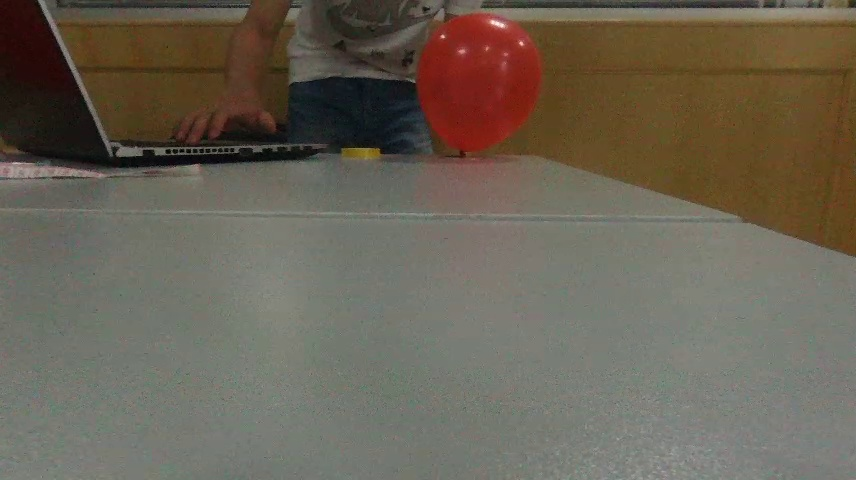
#> input picture src/1.jpg, 856 x 480 px
$ python find_ball.py   (Python 2 division)   (older library calls are emulated)
#> lines starting #> are read from the running program, lines starting #| are printed output that depends on the picture; after the words box and inside, x2 and y2 are one past the last pixel; in counts of white or black regions, pixels touching at a corner belong together; long printed decimals are rounded
#> further down, img is the input picture: shape (480, 856, 3); mean B, G, R 84.9, 98.4, 106.2
import numpy as np
import cv2

kernel = np.ones((9,9),np.uint8)
lower=np.array([0,50,46])
upper=np.array([5,250,255])
def find_ball(img):

    #img=cv2.bilateralFilter(img,1,25,60)
    img=cv2.GaussianBlur(img,(11,11),0)
    hsv=cv2.cvtColor(img,cv2.COLOR_BGR2HSV)
#> hsv: shape (480, 856, 3); mean H, S, V 33, 61.8, 108.2
    mask=cv2.inRange(hsv,lower,upper)
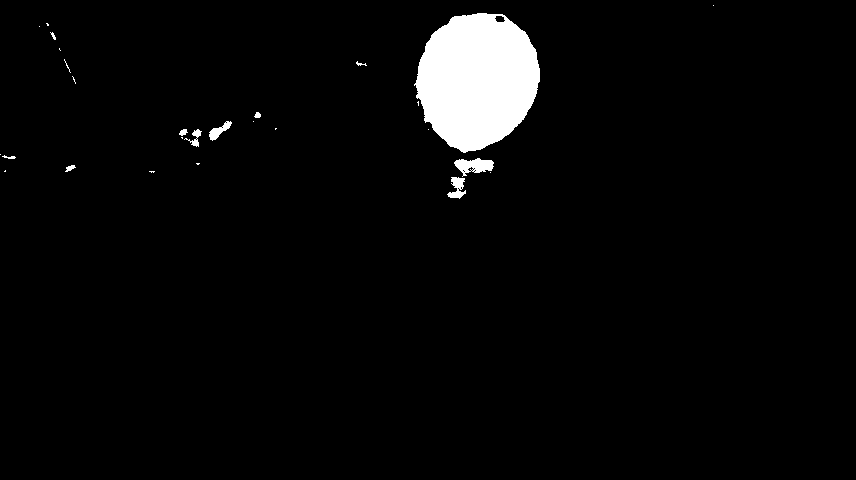
#> mask: shape (480, 856); 3.5% white; 27 white regions (16 under 20 px), largest, box (x1, y1, x2, y2) and area: (414, 13, 540, 153) 13070, (454, 158, 494, 177) 439, (447, 177, 466, 199) 231
    mask=cv2.erode(mask,kernel,iterations=2)
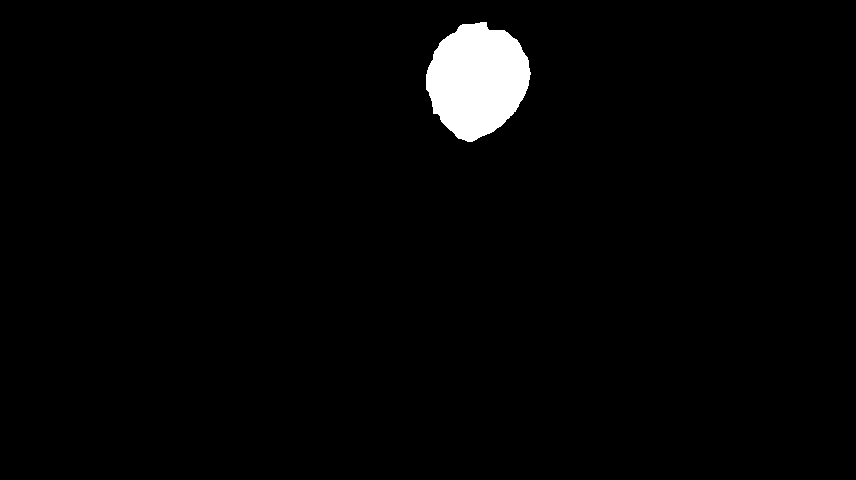
#> mask: shape (480, 856); 2.2% white; 1 white region, box (x1, y1, x2, y2) and area: (426, 22, 531, 142) 9068
    mask=cv2.dilate(mask,kernel,iterations=3)
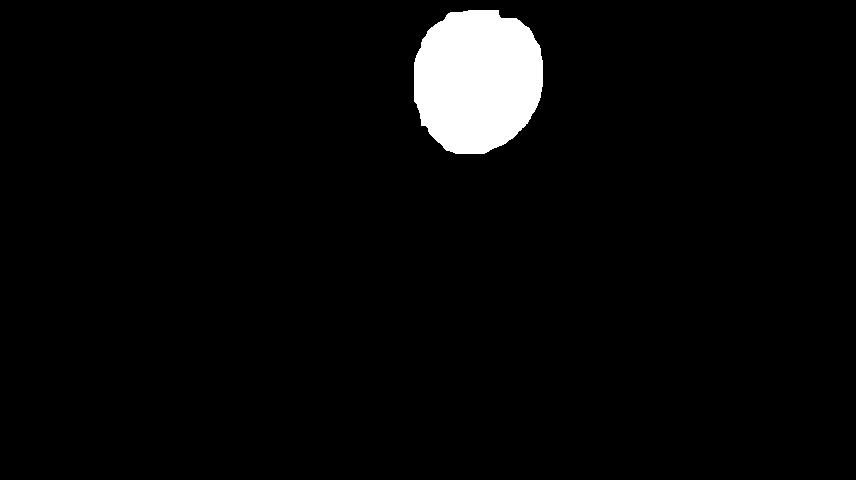
#> mask: shape (480, 856); 3.7% white; 1 white region
    cnts=cv2.findContours(mask.copy(),cv2.RETR_EXTERNAL,cv2.CHAIN_APPROX_SIMPLE)[-2]
#> cnts = 1 contour; box (x1, y1, x2, y2) and area: (414, 10, 543, 154) 14837
    if len(cnts)>0:
	c=max(cnts,key=cv2.contourArea)
#> c = contour of 155 points, box (x1, y1, x2, y2) (414, 10, 543, 154), area 14837
	((x,y),radius)=cv2.minEnclosingCircle(c)
#> x = 477; y = 81.84; radius = 74.88
	M=cv2.moments(c)
#> M = moments, m00 14837, centre m10/m00, m01/m00 = (476.9, 80.03)
	center=(int(M["m10"]/M["m00"]),int(M["m01"]/M["m00"]))
#> center = (476, 80)
        print(radius)
#| 74.882
	if radius>5:
	    cv2.circle(img,(int(x),int(y)),int(radius),(0,255,255),2)
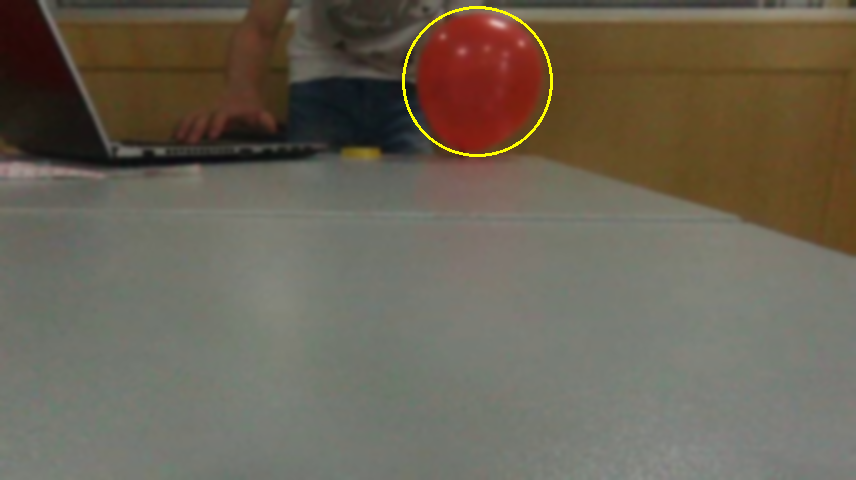
#> img: shape (480, 856, 3); mean of channels 0, 1, 2 84.7, 99.1, 106.7; drawn as B, G, R
	    cv2.circle(img,center,5,(0,255,255),-1)
#> img: shape (480, 856, 3); 0.02% of pixels changed, all inside (x1, y1, x2, y2) = (471, 75, 482, 86)
            cv2.imshow("i",img)
            cv2.imshow("m",mask)
    # [13 lines of commented-out code are left out]

img=cv2.imread("1.jpg")
find_ball(img)

cv2.imshow("img",img)
key=cv2.waitKey(0)
#> (key q is pressed here)
if key==ord('q'):
    cv2.destroyAllWindows()

$ run again, with src/2.jpg copied over src/1.jpg
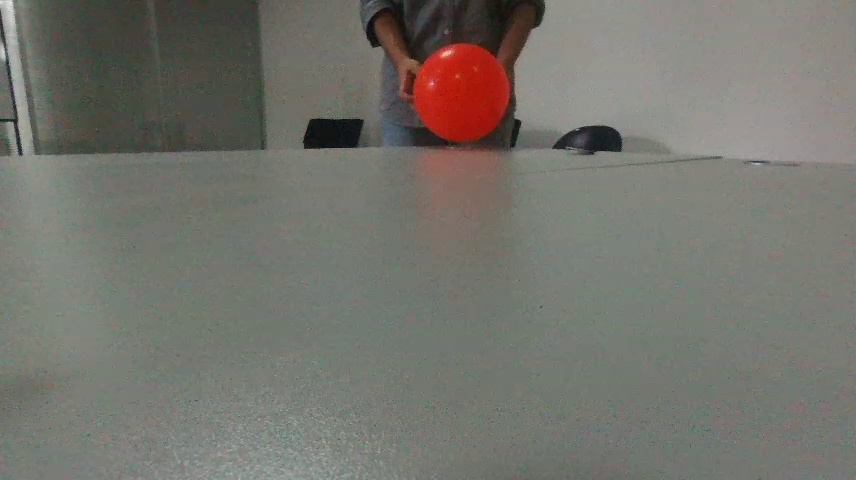
#> input picture src/2.jpg, 856 x 480 px
#> img is the input picture: shape (480, 856, 3); mean B, G, R 108.7, 115.5, 116.4
#> hsv: shape (480, 856, 3); mean H, S, V 40.8, 23.4, 119.5
#> in find_ball, `mask=cv2.dilate(mask,kernel,iterations=3)`:
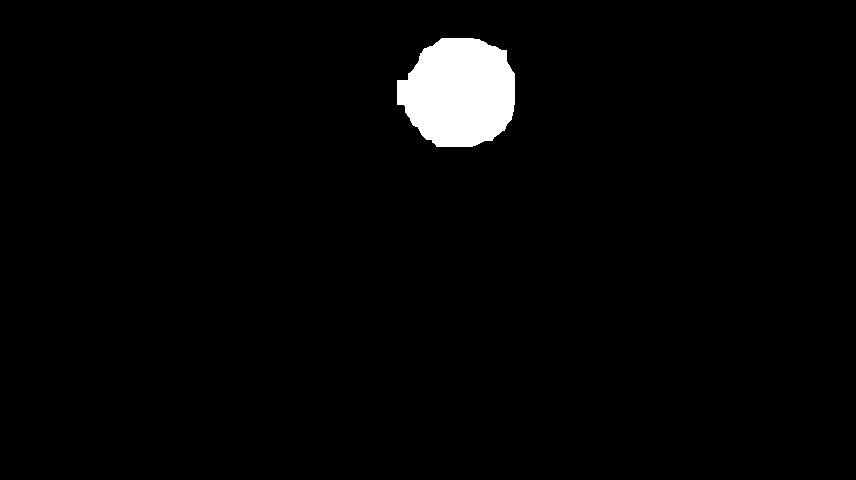
#> mask: shape (480, 856); 2.5% white; 1 white region
#> cnts = 1 contour; box (x1, y1, x2, y2) and area: (397, 38, 515, 147) 9920
#> c = contour of 121 points, box (x1, y1, x2, y2) (397, 38, 515, 147), area 9920
#> x = 457.4; y = 88.81; radius = 62.23
#> M = moments, m00 9919.5, centre m10/m00, m01/m00 = (459.1, 92.28)
#> center = (459, 92)
#| 62.233
#> in find_ball, `cv2.circle(img,(int(x),int(y)),int(radius),(0,255,255),2)`:
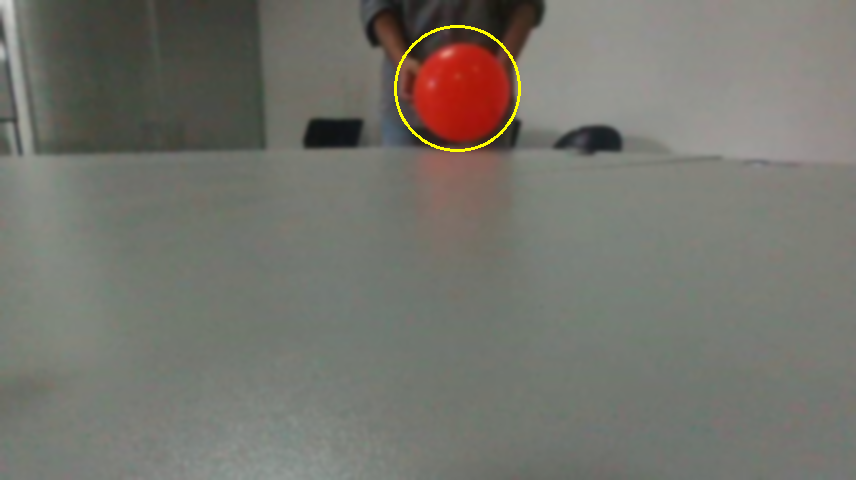
#> img: shape (480, 856, 3); mean of channels 0, 1, 2 108.5, 116.1, 116.9; drawn as B, G, R
